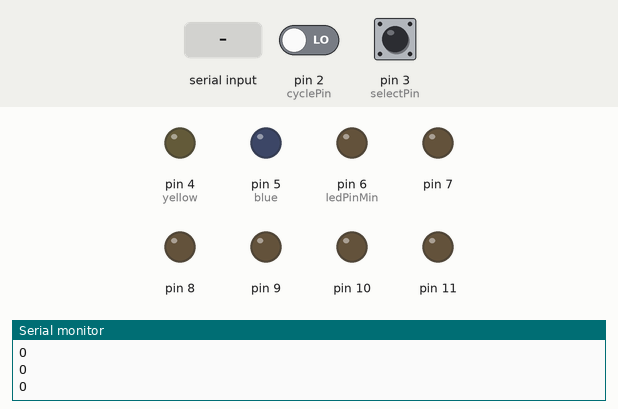
Bench run of a sketch on a simulated Arduino Uno, built with avr-gcc and run on an emulated ATmega328P. Shown: output pins drawn as LEDs (lit = HIGH), the last lines printed to the serial monitor. Inputs (shaded band) come from the test bench; at power-on: pin 3 (selectPin) LOW, pin 2 (cyclePin) LOW.

Above: at 1.2 s.
1.3 s: pin 3 (selectPin) pulled HIGH for 0.15 s
At 2.5 s:
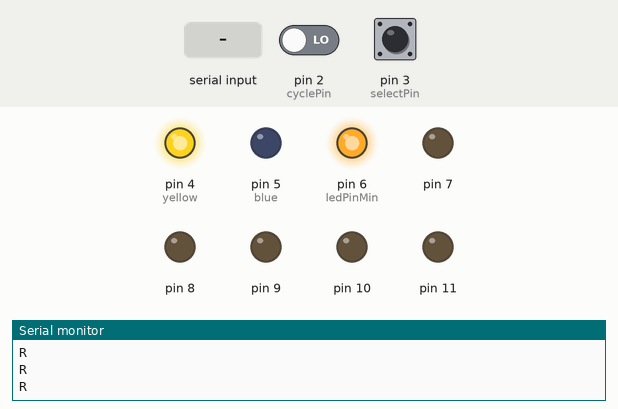
2.9 s: "90,45\n" received over Serial
At 3.6 s:
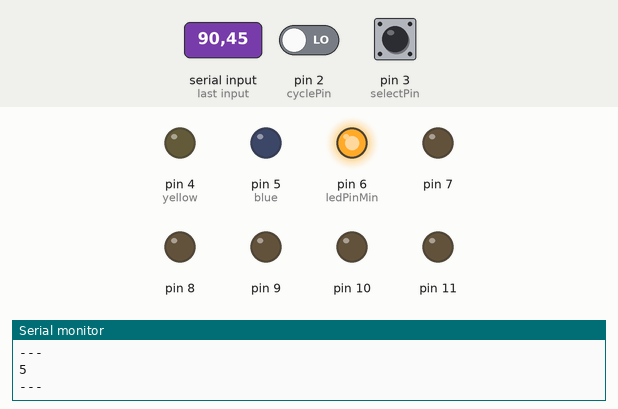
At 4.4 s:
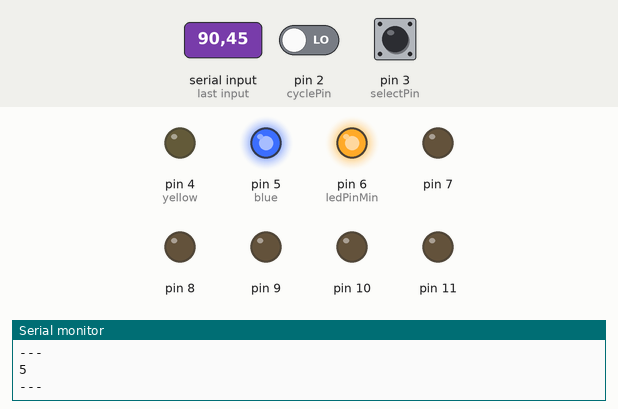
Timing chart, 0 to 11.9 s (numbered marks = the images above; inputs shaded):
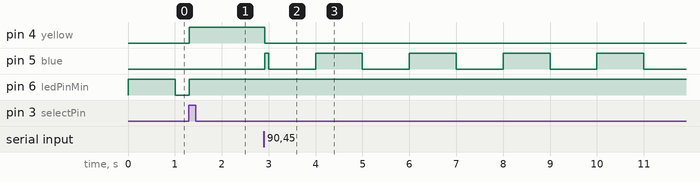

Measured:
- after the input at 1.3 s, pin 4 (yellow): LOW → HIGH at once; pin 6 (ledPinMin): LOW → HIGH after 0.00 s instead of 0.70 s
- after the input at 2.9 s, pin 4 (yellow): HIGH → LOW at once; pin 5 (blue): LOW → HIGH at once, then repeats every 2.0 s: LOW 1.0 s, HIGH 1.0 s

The sketch:

missionSelectAhmed.ino
```cpp
/*
  ahmed has trouble running missionSelect on his linux machine the way I have the code organised across 3 bitesized files
  So I am putting it all together for him
//*/

//Primary global variables

bool firstBlink = true;
double prevT, currT;

bool firstBlink2 = true;
double prevT2, currT2;

//************************************

const int ledPinMax = 12;
const int ledPinMin = 6;  //pin range of LED array mission select

int mode = ledPinMin;  //test
int prevMode = mode;

const int cyclePin = 2;
const int selectPin = 3;

bool selected = false;
bool interrupted = false;

//************************************

// ASSI specific Global variables

bool asOff, asReady, asDriving, asFinished, asEmergency, manualD;

bool notReady;  // this means timer elapsed without entering go.

bool EBS, done, moving, go;  //Serial variables: Emergency Break system, Mission done and currently moving

int yellow, blue; //yellow and blue being the colors of the corresponding LEDs
double initialT;

//************************************

int received; // for serial communication

//************************************

void setup() {
  Serial.begin(9600);

  ASSI_Setup();
  //initialise all the pins needed for the ASSI LEDs and buttons

  for (int i = ledPinMin; i < ledPinMax; i++) {
    pinMode(i, OUTPUT);
  }  //set pinmode for missionSelect LED range

  pinMode(cyclePin, INPUT);
  pinMode(selectPin, INPUT);

  attachInterrupt(digitalPinToInterrupt(cyclePin), cycleButton, RISING);
  attachInterrupt(digitalPinToInterrupt(selectPin), selectButton, RISING);
}

//************************************ Interrupt functions

void cycleButton() {
  if (!interrupted && !selected) {  //this was set as while for some reason, I see no reason for this and dont remember it having caused an issue before so now using IF instead
    mode++;
    interrupted = true;
  }
}  // code that cycles mode when appropriate button pressed

void selectButton() {
  selected = true;
}

//************************************

void loop() {

  if (!selected) {  // if no mode has been selected yet
    blink(mode);    //blink the LED corresponding to the current mode being conidered
    //Serial.println(mode);
  } else {
    digitalWrite(mode, HIGH);  //display chosen mode
  }

  if (mode > ledPinMax) {
    mode = ledPinMin;
  }  //loop back around if we have cycled out of bounds

  if (prevMode > ledPinMax) {
    prevMode = ledPinMin;
    interrupted = false;
  }

  if (mode != prevMode) {
    digitalWrite(prevMode, LOW);
    prevMode = mode;
    firstBlink = true;
    delay(250);
    interrupted = false;
  }

  if (selected)
    checkSerial();

  ASSI();
}

//************************************ blink functions

void blink(int Pin) {
  currT = (millis() / 1000);  //get time in integer seconds

  if (firstBlink) {           //if we only just started blinking
    digitalWrite(Pin, HIGH);  //on
    prevT = currT;            //save current time

    firstBlink = false;                //set false
  } else if ((currT - prevT) > 0.5) {  //if firstblink is false and the current time is 2 seconds greater than previous time
    digitalWrite(Pin, LOW);            //set off

    if ((currT - prevT) > 1) {  //delay another 2 seconds before changing states
      firstBlink = true;
    }
  }
}
void blink2(int Pin) {
  currT2 = (millis() / 1000);  //get time in integer seconds

  if (firstBlink2) {          //if we only just started blinking
    digitalWrite(Pin, HIGH);  //on
    prevT2 = currT2;          //save current time

    firstBlink2 = false;                 //set false
  } else if ((currT2 - prevT2) > 0.5) {  //if firstblink is false and the current time is 2 seconds greater than previous time
    digitalWrite(Pin, LOW);              //set off

    if ((currT2 - prevT2) > 1) {  //delay another 2 seconds before changing states
      firstBlink2 = true;
    }
  }
}

//************************************ ASSI Specific functions

void ASSI_Setup() {
  //initalise default/starting states
  asOff = false;
  asReady = false;
  asDriving = false;
  asFinished = false;
  asEmergency = false;
  manualD = false;
  notReady = false;

  //intilise pins

  yellow = 4;
  blue = 5;
  pinMode(yellow, OUTPUT);
  pinMode(blue, OUTPUT);
}//run this function in setup to ready everything needed for the ASSI function

// Set the ASSI LEDs according to global booleans
void ASSI_LED() {
  if (asOff) {
    digitalWrite(yellow, LOW);
    digitalWrite(blue, LOW);
  }

  if (asReady) {
    digitalWrite(yellow, HIGH);
    digitalWrite(blue, LOW);
  }

  if (asDriving) {
    blink2(yellow);
    digitalWrite(blue, LOW);
  }

  if (asFinished) {
    digitalWrite(yellow, LOW);
    digitalWrite(blue, HIGH);
  }

  if (asEmergency) {
    blink2(blue);
    digitalWrite(yellow, LOW);
  }

  if (manualD) {
    digitalWrite(yellow, HIGH);
    digitalWrite(blue, HIGH);
  }
}

void ASSI() {
  double timer;  //current T for asReady Timer
  asOff = false;

  if (asEmergency == false) {

    if (EBS) {            //if EBS is engaged
      asDriving = false;  //couldnt possibly be driving if break is pulled
      asReady = false;
      if (!moving && done) {
        asFinished = true;
      } else {
        asEmergency = true;
      }
    } else {  // if EBS isnt engaged check if mission has been set

      if (selected && !notReady) {

        if (!asReady) {
          initialT = (millis() / 1000);  //start the timer for asReady
        }

        asReady = true;

      } else {
        asReady = false;
        asOff = true;
      }
    }

    if (asReady && !asDriving) {
      timer = (millis() / 1000) - initialT;  //update timer

      if ((timer >= 5) && (timer < 30) && go) {
        asReady = false;
        asDriving = true;
      }

      if (timer > 30) {
        asEmergency = true;
        asReady = false;
      }
    }
  }
  sendMode();
  ASSI_LED();  //set LEDs based on booleans
}

void reportAS(){
  //TODO: send the AS status over serial after the state machine has decided it.
}

//************************************ Serial Specific functions

void checkSerial() {
  if (Serial.available() > 0) {
    received = Serial.read();  // Serial.read() retruns a char NOT an int. so storing it this way wont store what was entered but instead the ASCII of what was entered.

    //https://theasciicode.com.ar/ascii-printable-characters/capital-letter-a-uppercase-ascii-code-65.html
    //this link displays what value which chars are stored as

    if (received != 10) {  //10 corresponds to the Enter Key which needs to be ignored
      if (65 <= received && received <= 70) { //if we got something between A and F (HEX INPUT)
        received = received - 55;
      } else
        received = received - 48;  //the ascii for 0 is 48
      Serial.println(received);
      Serial.println("---");
      //sendMode();
      decode(received);
    }
  }
}

void decode(int val) {
  /*
    val is a decimal integer recieved over serial
    The 4bit binary of val represents the desired state for EBS, done, moving & go;
    we need to convert val to binary and then set the booleans to match those ones and zeros
    we assume that the value fits 4 bit binary
  */

  //I cant remember what these are meant to look like for testing but I dont think it's working

  go = val & 0b0001;             // LSB (bit 0)
  moving = (val >> 1) & 0b0001;  // bit 1
  done = (val >> 2) & 0b0001;    // bit 2
  EBS = (val >> 3) & 0b0001;     // MSB (bit 3)

}  //set serial booleans according to integer recieved over serial

void sendMode(){
  //bool asOff, asReady, asDriving, asFinished, asEmergency, manualD;
  if( asOff )
    send("O");
  else if ( asReady )
    send("R");
  else if ( asDriving )
    send("D");
  else if ( asFinished ){
    send( "E" );
  }
}

void send(String temp){
  Serial.println(temp);
}
```
